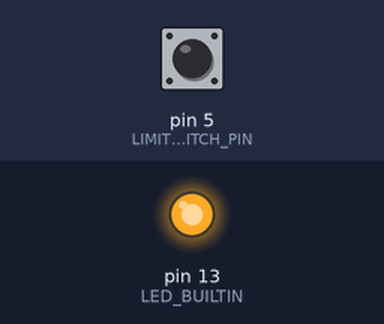
The sketch below on a simulated Arduino Uno, built with avr-gcc and run on an emulated ATmega328P. Parts: output pins drawn as LEDs (lit = HIGH). Inputs (shaded band) come from the test bench; at power-on: pin 5 (LIMIT_SWITCH_PIN) HIGH. What the sketch prints to the serial monitor is not drawn.

Above: at 1.2 s.
1.3 s: pin 5 (LIMIT_SWITCH_PIN) pulled LOW for 0.15 s
Timing chart, 0 to 4.3 s (numbered marks = the images above; inputs shaded):
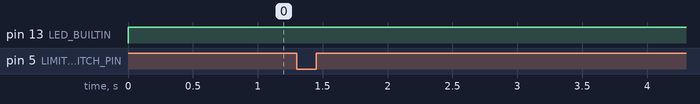

The sketch:

ls_test.ino
```cpp
#define LIMIT_SWITCH_PIN 5  // Pin limit switch
#define LIMIT_SWITCH_PIN2 0  // Pin limit switch
// #define LED_BUILTIN D4       // LED internal Wemos D1 Mini

void setup() {
    pinMode(LIMIT_SWITCH_PIN, INPUT_PULLUP);  // Menggunakan internal pull-up resistor
    pinMode(LIMIT_SWITCH_PIN2, INPUT_PULLUP);  // Menggunakan internal pull-up resistor
    pinMode(LED_BUILTIN, OUTPUT);
    Serial.begin(115200);
}

void loop() {
    int switchState = digitalRead(LIMIT_SWITCH_PIN);
    int switchState2 = digitalRead(LIMIT_SWITCH_PIN2);

    if (switchState == LOW) {  // Jika limit switch ditekan (terhubung ke GND)
        digitalWrite(LED_BUILTIN, LOW); // LED menyala (Wemos D1 LED aktif LOW)
        Serial.println("Limit Switch 1 DITEKAN!");
    } else {
        digitalWrite(LED_BUILTIN, HIGH); // LED mati
        Serial.println("Limit Switch 1 TIDAK ditekan.");
    }

    if (switchState2 == LOW) {  // Jika limit switch ditekan (terhubung ke GND)
        digitalWrite(LED_BUILTIN, LOW); // LED menyala (Wemos D1 LED aktif LOW)
        Serial.println("Limit Switch 2 DITEKAN!");
    } else {
        digitalWrite(LED_BUILTIN, HIGH); // LED mati
        Serial.println("Limit Switch 2 TIDAK ditekan.");
    }

    delay(100); // Debounce sederhana
}
```
